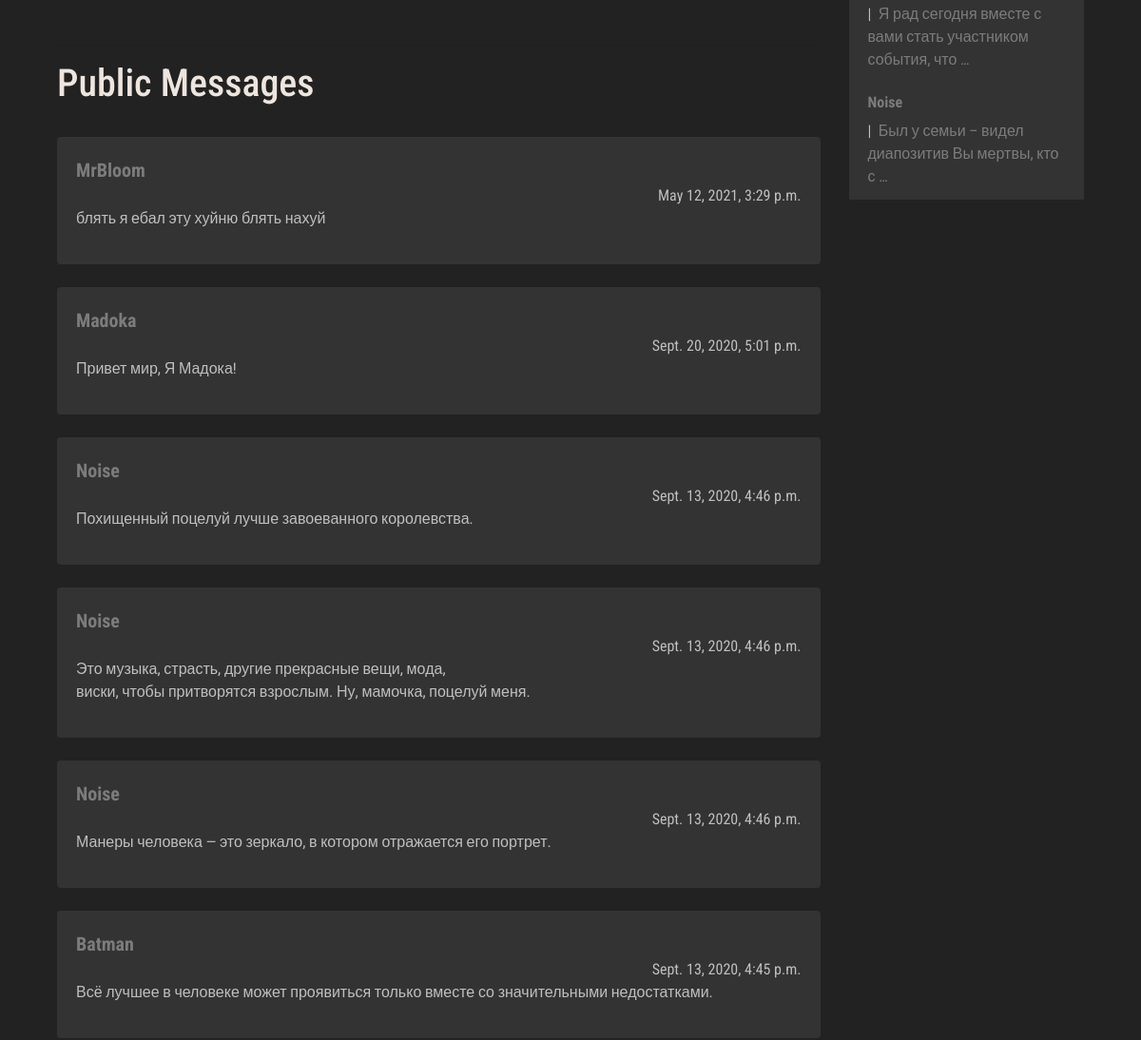
Page /manager/me/ (signed in, middle part) on the earlier database version.
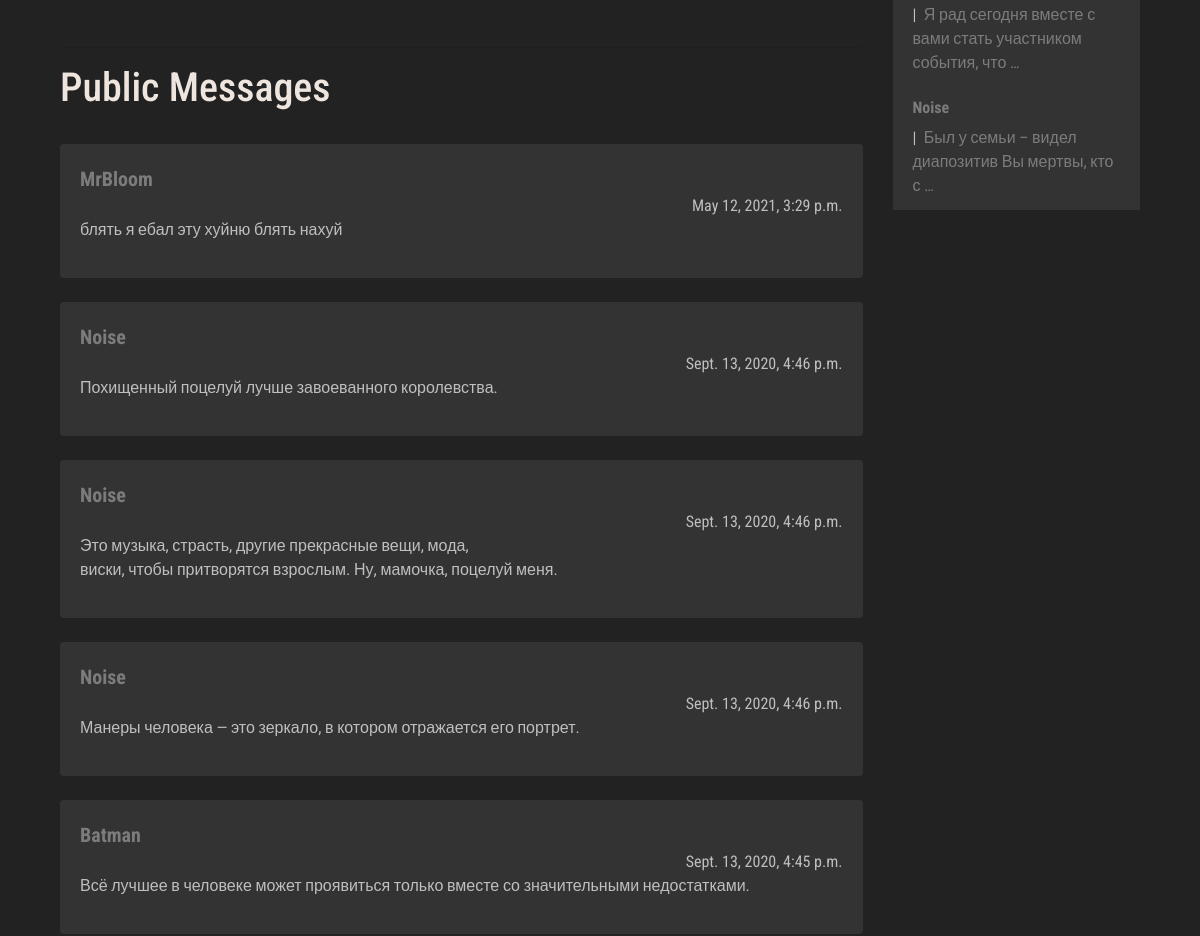
Same page on the later database version.
### manager/models.py (models this page shows, shortened)
class UserPublicPost(models.Model):
    post_author = models.ForeignKey(User, on_delete=models.CASCADE)
    post_text = models.CharField('Post text', max_length=250)
    post_date = models.DateTimeField('Post date', auto_now=True)

### board/models.py (models this page shows, shortened)
class Thread(models.Model):
    def was_published_recently(self):
        now = timezone.now()
        return now - datetime.timedelta(days=1) <= self.pub_date <= now
    thread_title = models.CharField('Thread title', max_length=100)
    thread_text = models.TextField('Thread text', max_length=10000)
    pub_date = models.DateTimeField('Date published', auto_now=True)
    CATEGORY_CHOICES = [('Random', 'Random'), ('Broadcast', 'Broadcast'), ('Animation', 'Animation'), ('Artwork', 'Artwork'), ('Cinematics', 'Cinematics'), ('Videogames', 'Videogames')]
    category = models.CharField(max_length=100, choices=CATEGORY_CHOICES)
    thread_author = models.ForeignKey(User, on_delete=models.CASCADE)
    was_published_recently.admin_order_field = 'pub_date'
    was_published_recently.boolean = True
    was_published_recently.short_description = 'Published recently?'

### manager/views.py (the view)
# urls.py: path('me/', views.meview, name='me'),
@login_required
def meview(request):
    latest_threads = Thread.objects.order_by('-pub_date')[:10]
    latest_posts = UserPublicPost.objects.order_by('-post_date')[:10]
    admin_posts = AdminPublicPost.objects.order_by('-post_date')[:10]
    context = {
        'threads': latest_threads,
        'posts': latest_posts,
        'admins': admin_posts
    }
    return render(request, 'me.html', context)

### manager/templates/me.html (shortened to what this page needs)
{% extends 'hat.html' %}
{% block content %}
            <div class="row col-">
               <div class=" col-lg-9 col- content">
                  <br>
                  <br>
                  {% if admins %}
                  {% for admin in admins %}
                  <br />
                  {% endfor %}
                  {% else %}
                  No admin posts here
                  {% endif %}
                  <br>
                  <hr>
                  <div class="trds">
                     <main class="contentd" role="main">
                        <header>
                           <h1 data-text="Public Messages">Public Messages
                           </h1>
                        </header>
                     </main>
                  </div>
                  <br>
                  {% if posts %}
                  {% for post in posts %}
                  <div class="card">
                     <div class="card-body">
                              <a class="article" href="{% url 'Board:guest' post.post_author%}"> {{ post.post_author }}</a>
                        <div class="d-flex flex-row-reverse">{{ post.post_date }}</div>
                        {{ post.post_text|linebreaks }}
                     </div>
                  </div>
                  <br />
                  {% endfor %}
                  {% else %}
                  Public post list is empty or something went wrong
                  {% endif %}
               </div>
               <div class=" col-lg-3 col- left-sidebar">
                  <br>
                  <br>
                  {% if threads %}
                  <ul class="list-group">
                     {% for thread in threads %}
                     <li class="list-group-item">
                        <h6> <a class="userlk" href="{% url 'Board:guest' thread.thread_author %}">
                        {{ thread.thread_author }}</a> </h6>
                        |&nbsp;<a href="{% url 'Board:thread' thread.id %}"> {{ thread.thread_text|truncatewords:10 }}  </a>
                     </li>
                     {% endfor %}
                  </ul>
                  {% else %}
                  no threads to show
                  {% endif %}
                  <br>
               </div>
            </div>
{% endblock %}

Differences in the rows shown:
removed UserPublicPost: post_author "Madoka", post_date "Sept. 20, 2020, 5:01 p.m.", post_text "Привет мир, Я Мадока!"
